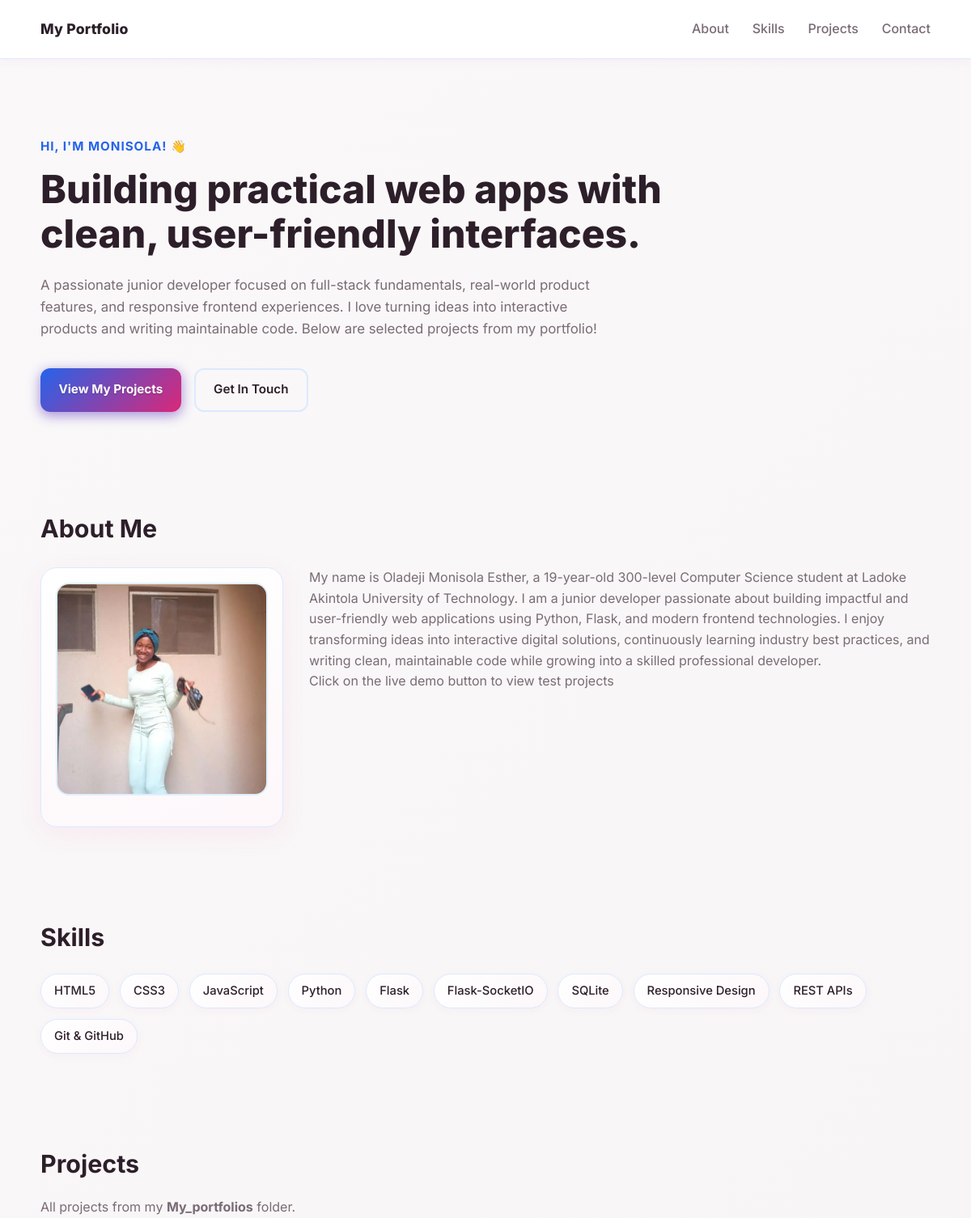
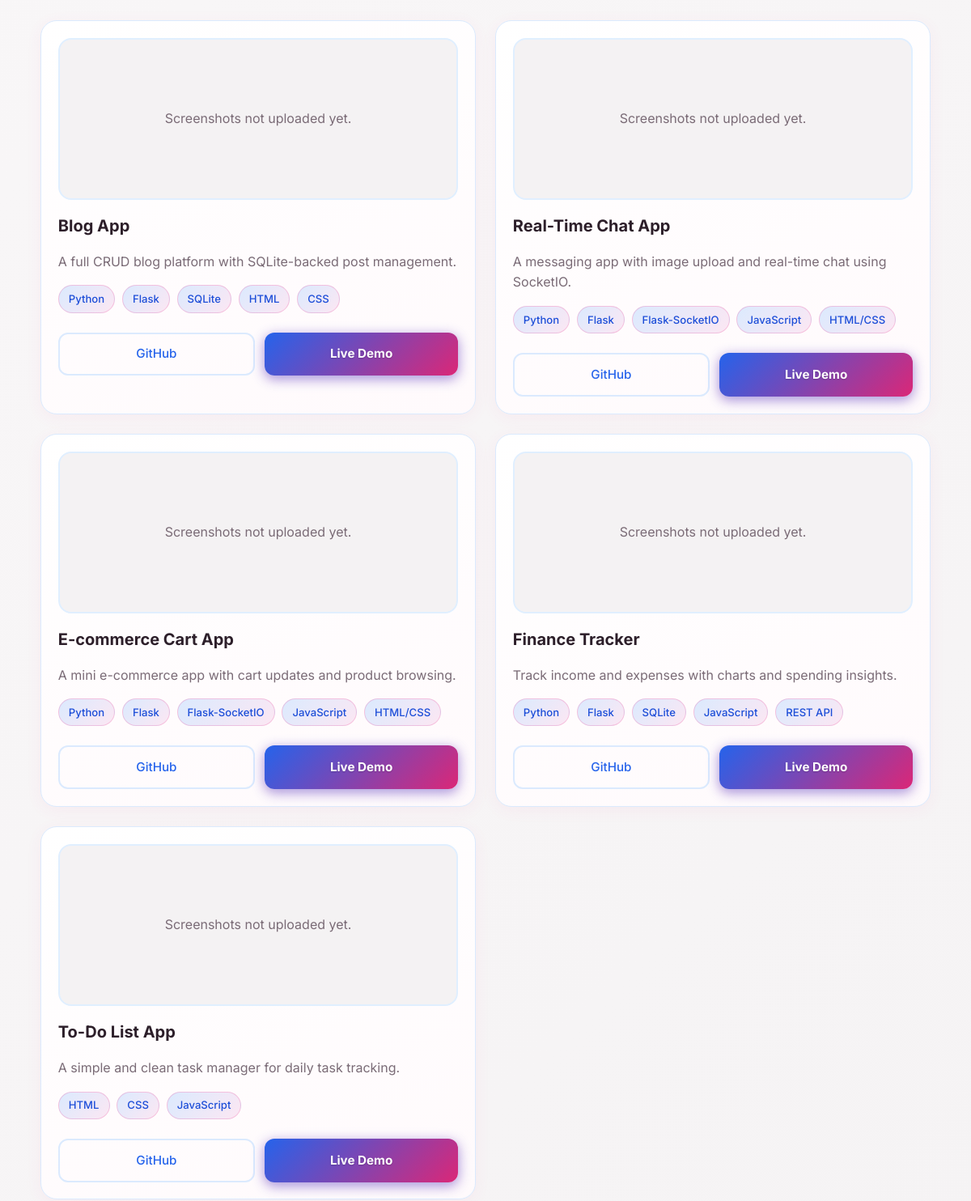
/ (upper part), run on an earlier commit of the app's database (2 pictures, top to bottom).
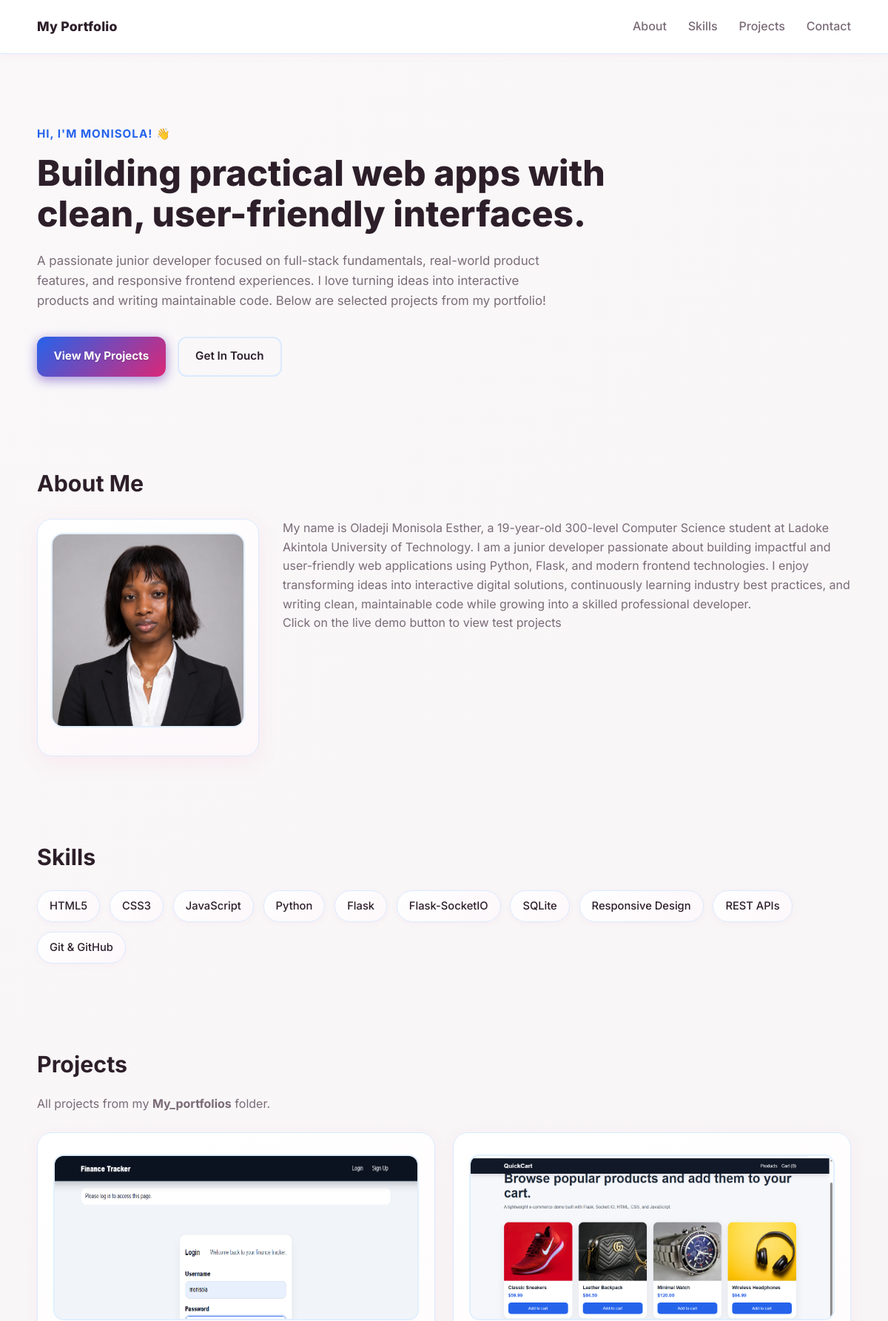
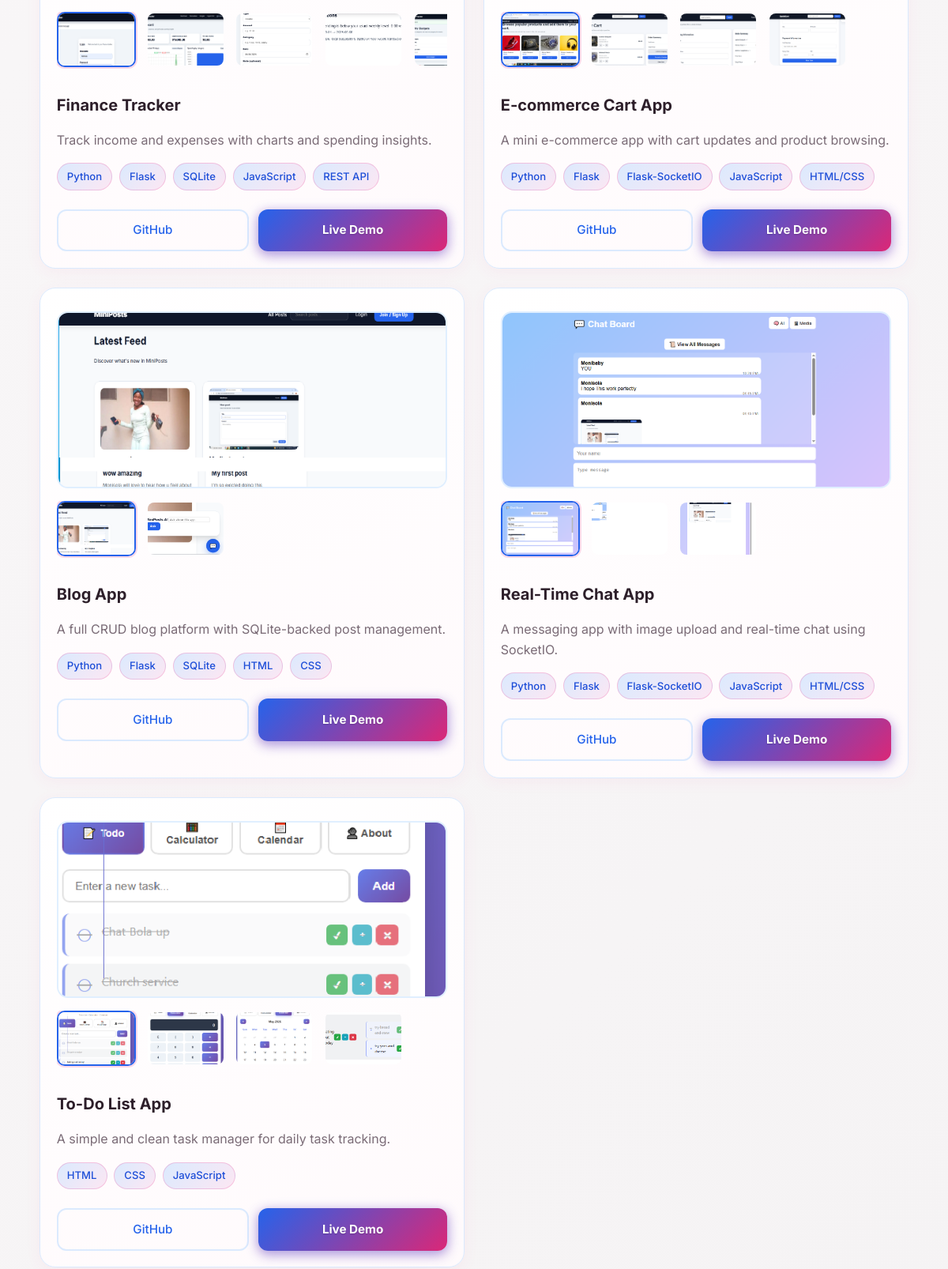
And on a later commit of the database (2 pictures, top to bottom).
### tables this page shows
CREATE TABLE settings (
                key TEXT PRIMARY KEY,
                value TEXT NOT NULL DEFAULT ''
            );

CREATE TABLE projects (
                id INTEGER PRIMARY KEY AUTOINCREMENT,
                title TEXT NOT NULL,
                description TEXT NOT NULL,
                technologies TEXT NOT NULL,
                github_url TEXT NOT NULL,
                demo_url TEXT NOT NULL,
                screenshot_path TEXT NOT NULL DEFAULT '',
                sort_order INTEGER NOT NULL DEFAULT 0
            );

CREATE TABLE project_screenshots (
                id INTEGER PRIMARY KEY AUTOINCREMENT,
                project_id INTEGER NOT NULL,
                image_path TEXT NOT NULL,
                caption TEXT NOT NULL DEFAULT '',
                sort_order INTEGER NOT NULL DEFAULT 0,
                FOREIGN KEY (project_id) REFERENCES projects (id) ON DELETE CASCADE
            );

### app.py (the view)
@app.route("/")
def index():
    if MONGODB_ENABLED:
        projects = list(projects_collection.find({}, sort=[("sort_order", 1), ("_id", 1)]))
        projects_with_screenshots = []
        for project in projects:
            project["id"] = str(project["_id"])
            screenshots = get_project_screenshots_mongo(str(project["_id"]))
            projects_with_screenshots.append({
                **project,
                "screenshots": screenshots
            })
        settings = get_settings_map_mongo()
    else:
        db = get_db()
        projects = db.execute(
            """
            SELECT id, title, description, technologies, github_url, demo_url, screenshot_path
            FROM projects
            ORDER BY sort_order ASC, id ASC;
            """
        ).fetchall()
        projects_with_screenshots = []
        for project in projects:
            screenshots = get_project_screenshots(db, project["id"])
            projects_with_screenshots.append({
                **project,
                "screenshots": screenshots
            })
        settings = get_settings_map(db)
    return render_template(
        "index.html",
        projects=projects_with_screenshots,
        profile_photo_path=settings.get("profile_photo_path", ""),
        contact_email=settings.get("contact_email", ""),
        contact_phone=settings.get("contact_phone", ""),
        contact_location=settings.get("contact_location", ""),
        contact_linkedin=settings.get("contact_linkedin", ""),
        contact_github=settings.get("contact_github", ""),
    )

### app.py (called while the page is built)
def get_db():
    if "db" not in g:
        conn = sqlite3.connect(DB_PATH)
        conn.row_factory = sqlite3.Row
        g.db = conn
    return g.db

def get_settings_map(db=None):
    if MONGODB_ENABLED:
        return get_settings_map_mongo()
    if db is None:
        db = get_db()
    rows = db.execute("SELECT key, value FROM settings;").fetchall()
    return {row["key"]: row["value"] for row in rows}

def normalize_upload_path(path: str) -> str:
    if not path:
        return ""
    normalized = path.replace("\\", "/")
    if normalized.startswith("http://") or normalized.startswith("https://"):
        return normalized
    if normalized.startswith("uploads/"):
        normalized = normalized.split("/", 1)[1]
    if normalized.startswith("static/uploads/"):
        normalized = normalized.split("/", 2)[-1]
    return normalized

def get_upload_url(path: str) -> str:
    normalized = normalize_upload_path(path)
    if not normalized:
        return ""
    if normalized.startswith("http://") or normalized.startswith("https://"):
        return normalized
    return url_for("uploaded_file", filename=normalized)

@app.context_processor
def utility_processor():
    return {"upload_url": get_upload_url}

def get_project_screenshots(db_or_project_id, project_id=None):
    if MONGODB_ENABLED:
        project_id_to_use = db_or_project_id if project_id is None else project_id
        return get_project_screenshots_mongo(project_id_to_use)
    db = db_or_project_id
    if project_id is None:
        raise ValueError("project_id required for SQLite fallback")
    return db.execute(
        """
        SELECT id, image_path, caption, sort_order
        FROM project_screenshots
        WHERE project_id = ?
        ORDER BY sort_order ASC, id ASC;
        """,
        (project_id,),
    ).fetchall()

### templates/index.html (shortened to what this page needs)
<!DOCTYPE html>
<html lang="en">
<head>
  <link rel="stylesheet" href="{{ url_for('static', filename='css/styles.css') }}">
</head>
<body>
  <header class="site-header">
    <div class="container nav-wrap">
      <a href="#home" class="logo">My Portfolio</a>
      <nav class="site-nav" id="siteNav">
        <a href="#about">About</a>
        <a href="#skills">Skills</a>
        <a href="#projects">Projects</a>
        <a href="#contact">Contact</a>
      </nav>
    </div>
  </header>
  <main id="home">
    <section class="hero container">
      <p class="eyebrow">Hi, I'm Monisola! 👋</p>
      <h1>Building practical web apps with clean, user-friendly interfaces.</h1>
      <p class="hero-text">
        A passionate junior developer focused on full-stack fundamentals, real-world product features, and responsive frontend experiences.
        I love turning ideas into interactive products and writing maintainable code. Below are selected projects from my portfolio!
      </p>
      <div class="hero-actions">
        <a class="btn btn-primary" href="#projects">View My Projects</a>
        <a class="btn btn-outline" href="#contact">Get In Touch</a>
      </div>
    </section>
    <section id="about" class="section container">
      <h2>About Me</h2>
      <div class="about-layout">
        <div class="profile-photo-card">
          {% if profile_photo_path %}
          <img class="profile-preview" src="{{ upload_url(profile_photo_path) }}" alt="Profile photo">
          {% else %}
          <div class="empty-media"></div>
          {% endif %}
        </div>
        <div>
          <p>
         My name is Oladeji Monisola Esther, a 19-year-old 300-level Computer Science student at Ladoke Akintola University of Technology.
I am a junior developer passionate about building impactful and user-friendly web applications using Python, Flask, and modern frontend technologies. I enjoy transforming ideas into interactive digital solutions, continuously learning industry best practices, and writing clean, maintainable code while growing into a skilled professional developer.
          </p>
         <p>
           Click on the live demo button to view test projects
         </p>
        </div>
      </div>
    </section>
    <section id="skills" class="section container">
      <h2>Skills</h2>
      <div class="skills-grid">
        <span class="skill-chip">HTML5</span>
        <span class="skill-chip">CSS3</span>
        <span class="skill-chip">JavaScript</span>
        <span class="skill-chip">Python</span>
        <span class="skill-chip">Flask</span>
        <span class="skill-chip">Flask-SocketIO</span>
        <span class="skill-chip">SQLite</span>
        <span class="skill-chip">Responsive Design</span>
        <span class="skill-chip">REST APIs</span>
        <span class="skill-chip">Git & GitHub</span>
      </div>
    </section>
    <section id="projects" class="section container">
      <div class="section-head">
        <h2>Projects</h2>
        <p>All projects from my <strong>My_portfolios</strong> folder.</p>
      </div>
      <div class="projects-grid">
        {% for project in projects %}
        <article class="project-card">
          {% set combined_screenshots = [] %}
          {% if combined_screenshots %}
          <div class="screenshots-gallery-container">
            <div class="main-screenshot">
              <img src="{{ upload_url(combined_screenshots[0].image_path) }}" alt="{{ project.title }} main screenshot" class="main-screenshot-img">
            </div>
            {% if combined_screenshots|length > 1 %}
            <div class="screenshots-thumbnail-scroll">
              <div class="screenshots-thumbnails">
                {% for screenshot in combined_screenshots %}
                <div class="thumbnail-item {% if loop.index0 == 0 %}active{% endif %}" data-index="{{ loop.index0 }}">
                  <img src="{{ upload_url(screenshot.image_path) }}" alt="{{ project.title }} thumbnail">
                </div>
                {% endfor %}
              </div>
            </div>
            {% endif %}
          </div>
          {% else %}
          <div class="empty-media project-shot">Screenshots not uploaded yet.</div>
          {% endif %}
          <h3>{{ project.title }}</h3>
          <p>{{ project.description }}</p>
          <div class="tech-tags">
            {% for tech in project.technologies.split(",") %}
            <span class="tech-tag">{{ tech.strip() }}</span>
            {% endfor %}
          </div>
          <div class="card-actions">
            <a class="btn btn-outline" href="{{ project.github_url }}" target="_blank" rel="noopener noreferrer">GitHub</a>
            <a class="btn btn-primary" href="{{ project.demo_url }}" target="_blank" rel="noopener noreferrer">Live Demo</a>
          </div>
        </article>
        {% endfor %}
      </div>
    </section>
  </main>
</body>
</html>

What changed in the data, as far as the page shows it:
changed settings: value: a different picture
changed projects "Finance Tracker": screenshot_path: picture added; no longer shows "Screenshots not uploaded yet."; moves up the list
added project_screenshots: image_path (picture), shown under projects "Finance Tracker"
added project_screenshots: image_path (picture), shown under projects "Finance Tracker"
added project_screenshots: image_path (picture), shown under projects "Finance Tracker"
added project_screenshots: image_path (picture), shown under projects "Finance Tracker"
changed projects "E-commerce Cart App": screenshot_path: picture added; no longer shows "Screenshots not uploaded yet."; moves up the list
added project_screenshots: image_path (picture), shown under projects "E-commerce Cart App"
added project_screenshots: image_path (picture), shown under projects "E-commerce Cart App"
added project_screenshots: image_path (picture), shown under projects "E-commerce Cart App"
changed projects "Blog App": screenshot_path: picture added; no longer shows "Screenshots not uploaded yet."
added project_screenshots: image_path (picture), shown under projects "Blog App"
changed projects "Real-Time Chat App": screenshot_path: picture added; no longer shows "Screenshots not uploaded yet."
added project_screenshots: image_path (picture), shown under projects "Real-Time Chat App"
added project_screenshots: image_path (picture), shown under projects "Real-Time Chat App"
changed projects "To-Do List App": screenshot_path: picture added; no longer shows "Screenshots not uploaded yet."
added project_screenshots: image_path (picture), shown under projects "To-Do List App"
added project_screenshots: image_path (picture), shown under projects "To-Do List App"
added project_screenshots: image_path (picture), shown under projects "To-Do List App"
